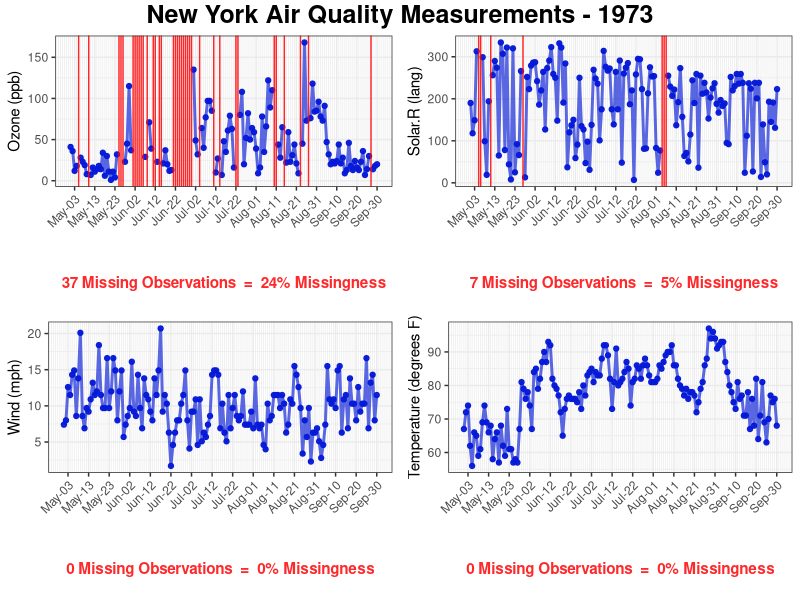

The R source for this figure:
###########################################################################################################
##  Required Packages                                                                                    ##
###########################################################################################################
  library(ggplot2)
  library(grid)
  library(gridExtra)



###########################################################################################################
##  Collecting and Formatting Time Series Data                                                           ##
###########################################################################################################
  ## Data Of Interest - New York Air Quality Measurments from May to Sept 1973
    DOI <- airquality

  ## Date Variable - Convert numeric month(w/out leading zeros) and day(w/out leading zeros) to Date Format
    DOI$Date <- as.POSIXct(paste("1973",
                              ifelse(nchar(DOI$Month)==1, "-0", "-"), DOI$Month,
                              ifelse(nchar(DOI$Day)==1, "-0", "-"), DOI$Day, sep="") )
  
  ## Creating Variable Description Data Frame to reference
    Var_Desc <- data.frame(Ozone="Ozone (ppb)", Solar.R="Solar.R (lang)", Wind="Wind (mph)", Temp="Temperature (degrees F)", stringsAsFactors = FALSE)
  
    
    
########################################################################################################### 
##  GGPLOT CODE - Illustrates plotting time series to indicate missing data and how to format Date axis  ##          
########################################################################################################### 
TS_NA_EDA_ggplot <- function(DATA=DOI, DEPENDENT="Ozone",  
                             DATE_BREAKS="10 days", MINOR_BREAKS="days", DATE_FORMAT=format('%b-%d'),
                             TITLE="New York Air Quality Measurements - 1973",
                             Y_LABEL="Ozone (ppb)", X_LABEL=NULL){
  
  ix.NA  <- subset(DATA, is.na(DATA[,DEPENDENT]))
  n.miss <- nrow(ix.NA)
  p.miss <- round(n.miss/nrow(DATA),2)*100
  
  ## Setting up Base Layer - dictates aesthetics (i.e. how the data is represented in the plots)
    plt <- ggplot(data=DATA, aes(x=Date, y=DATA[,DEPENDENT])) + 
            ## Line Plot Layer
              geom_line(size=1, color=rgb(5/255, 25/255, 215/255, 0.65)) + 
            ## Points Layer
              geom_point(color=rgb(5/255, 25/255, 215/255, 0.95)) 
   
  if(nrow(ix.NA) > 0){
    plt <- plt +  
            ## Missing Value Layer   
              annotate("rect", xmin=ix.NA$Date, xmax=ix.NA$Date, ymin=-Inf, ymax=Inf, color=rgb(1, .01, .02, 0.85))
  }else{
    plt <- plt
  }
    plt <- plt + 
       ## Label Layer    
        labs(caption = paste(n.miss, " Missing Observations  =  ", p.miss, "% Missingness", sep=''),
             title   = TITLE,
             y       = Y_LABEL,
             x       = X_LABEL) + 
      ## Formatting Date which appears on x-axis  
        scale_x_datetime(date_breaks=DATE_BREAKS, date_labels=DATE_FORMAT, minor_breaks=MINOR_BREAKS) +
      ## Setting global theme to black and white
        theme_bw()  
      
list(PLOT=plt)   
}

    
    
########################################################################################################### 
##  Using Function in Loop to print plots for all Variables of Interest within Var_Desc object           ##          
########################################################################################################### 
  ## Creating empty list to collect all plots inside loop
    Plots <- list()
      for(i in 1:length(Var_Desc))
        Plots[[i]] <- TS_NA_EDA_ggplot(DATA=DOI, DEPENDENT=colnames(Var_Desc)[i], TITLE=NULL, Y_LABEL=Var_Desc[i][1,1])    
    
    
  ## Manual Adjust theme - Illustrates adjustments which can be made after an initial plot is stored
    Theme_Adjust <-
        theme(plot.caption = element_text(size=rel(1), face = "bold", hjust=0.5, vjust=-1, color=rgb(1, .01, .02, 0.85),
                             ## MARGINS IN GGPLOT - c(top, right, bottom, left) ##
                                          margin = unit(c(0,1,3,1), "lines")),
              axis.text.x  = element_text(angle=45, vjust=1, hjust=1))
  
  ## Creating Main title for multiple ggplots within one frame using "grid" package
    Main_Title <- grid::textGrob("New York Air Quality Measurements - 1973", gp=grid::gpar(fontsize=18, font=2))
    
  ## Plotting Multiple ggplots using "gridExtra" package
    gridExtra::grid.arrange(Plots[[1]]$PLOT + Theme_Adjust,
                            Plots[[2]]$PLOT + Theme_Adjust,
                            Plots[[3]]$PLOT + Theme_Adjust,
                            Plots[[4]]$PLOT + Theme_Adjust,
                            top= Main_Title, nrow=2)
    
      
    